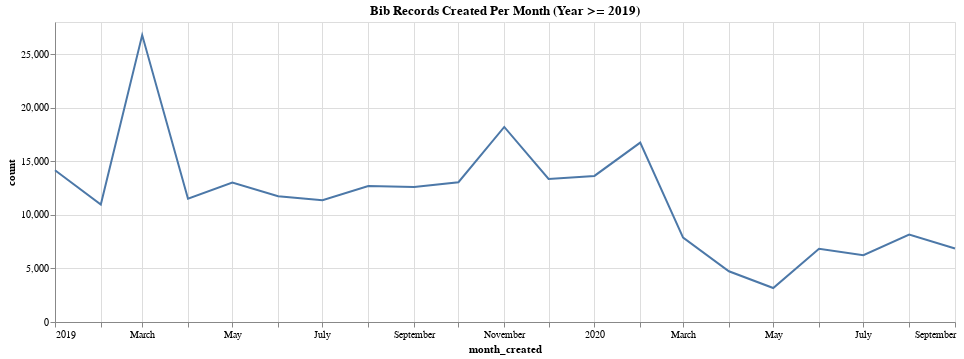

This figure's notebook cell:
### Code cell
# change it to a line chart!

alt.Chart(source).mark_line().encode(
    x='month_created:T',
    y='count',
    tooltip=['month_created:T', 'count']
).properties(
    title='Bib Records Created Per Month (Year >= 2019)',
    width=900
)

### Figure 1 — Vega-Lite specification as saved in the notebook (floating-point values rounded to 4 significant figures)
{"config": {"view": {"continuousWidth": 400, "continuousHeight": 300}}, "data": {"name": "data-2f3d0a0fa759d5f2e117e1affddec807"}, "mark": "line", "encoding": {"tooltip": [{"type": "temporal", "field": "month_created"}, {"type": "quantitative", "field": "count"}], "x": {"type": "temporal", "field": "month_created"}, "y": {"type": "quantitative", "field": "count"}}, "title": "Bib Records Created Per Month (Year >= 2019)", "width": 900, "$schema": "https://vega.github.io/schema/vega-lite/v4.8.1.json", "datasets": {"data-2f3d0a0fa759d5f2e117e1affddec807": [{"month_created": "2019-01", "count": 14169}, {"month_created": "2019-02", "count": 10967}, {"month_created": "2019-03", "count": 26779}, {"month_created": "2019-04", "count": 11502}, {"month_created": "2019-05", "count": 13022}, {"month_created": "2019-06", "count": 11740}, {"month_created": "2019-07", "count": 11357}, {"month_created": "2019-08", "count": 12688}, {"month_created": "2019-09", "count": 12592}, {"month_created": "2019-10", "count": 13048}, {"month_created": "2019-11", "count": 18204}, {"month_created": "2019-12", "count": 13353}, {"month_created": "2020-01", "count": 13636}, {"month_created": "2020-02", "count": 16741}, {"month_created": "2020-03", "count": 7876}, {"month_created": "2020-04", "count": 4737}, {"month_created": "2020-05", "count": 3168}, {"month_created": "2020-06", "count": 6827}, {"month_created": "2020-07", "count": 6235}, {"month_created": "2020-08", "count": 8153}, {"month_created": "2020-09", "count": 6860}]}}
